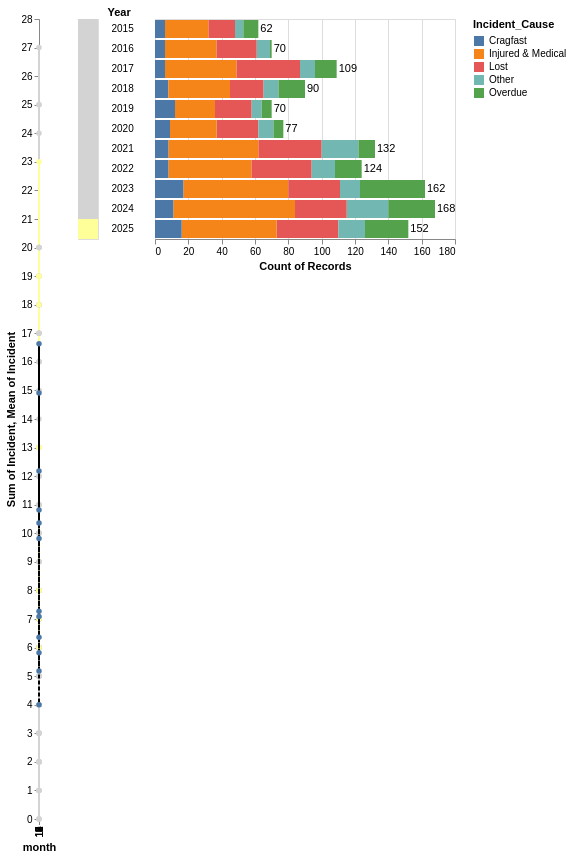

Source (Vega-Lite JSON):
### Vega-Lite specification from a JSON file in a GitHub repository (floating-point values rounded to 4 significant figures; data arrays with more than 128 entries replaced by an {"elided": "..."} marker saying what was removed)
{"config": {"view": {"continuousWidth": 300, "continuousHeight": 300}, "legend": {"aria": false}}, "hconcat": [{"layer": [{"mark": {"type": "line", "point": true, "size": 2}, "encoding": {"color": {"condition": {"param": "param_1", "field": "year", "legend": null, "scale": {"scheme": "paired"}, "type": "nominal"}, "value": "lightgray"}, "tooltip": {"field": "year", "title": null}, "x": {"field": "month", "type": "ordinal"}, "y": {"aggregate": "sum", "field": "Incident", "type": "quantitative"}}, "name": "view_1"}, {"mark": {"type": "line", "color": "black", "point": true, "size": 2, "strokeDash": [4, 2]}, "encoding": {"x": {"field": "month", "type": "ordinal"}, "y": {"aggregate": "mean", "field": "Incident", "type": "quantitative"}}}], "height": 800, "width": "container"}, {"mark": {"type": "rect"}, "encoding": {"color": {"condition": {"param": "param_1", "field": "year", "legend": null, "scale": {"scheme": "paired"}, "type": "nominal"}, "value": "lightgray"}, "y": {"axis": {"title": "Year", "titleAngle": 0, "titleY": -2, "titleAlign": "left", "labelAlign": "left", "offset": -35, "ticks": false, "grid": false, "domainColor": "transparent"}, "field": "year", "type": "nominal"}}, "name": "view_2", "resolve": {"legend": {"color": "independent"}}}, {"layer": [{"mark": {"type": "bar"}, "encoding": {"color": {"field": "Incident_Cause", "scale": {"scheme": "tableau10"}, "type": "nominal"}, "tooltip": [{"field": "Incident_Cause", "type": "nominal"}, {"aggregate": "count", "title": null, "type": "quantitative"}], "x": {"aggregate": "count", "type": "quantitative"}, "y": {"axis": null, "field": "year", "type": "nominal"}}}, {"mark": {"type": "text", "align": "left", "dx": 2}, "encoding": {"text": {"aggregate": "count", "type": "quantitative"}, "x": {"aggregate": "count", "type": "quantitative"}, "y": {"axis": null, "field": "year", "type": "nominal"}}}], "data": {"name": "data-1992c07c7dc2b9a0da7165735caa8121"}}], "data": {"name": "data-e27e931115b1e87ed9bc672f1d95e0ba"}, "params": [{"name": "param_1", "select": {"type": "point", "fields": ["year"]}, "value": [{"year": 2025}], "views": ["view_1", "view_2"]}], "resolve": {"scale": {"color": "independent"}}, "$schema": "https://vega.github.io/schema/vega-lite/v5.20.1.json", "datasets": {"data-e27e931115b1e87ed9bc672f1d95e0ba": {"elided": "131 records"}, "data-1992c07c7dc2b9a0da7165735caa8121": {"elided": "1216 records"}}}
